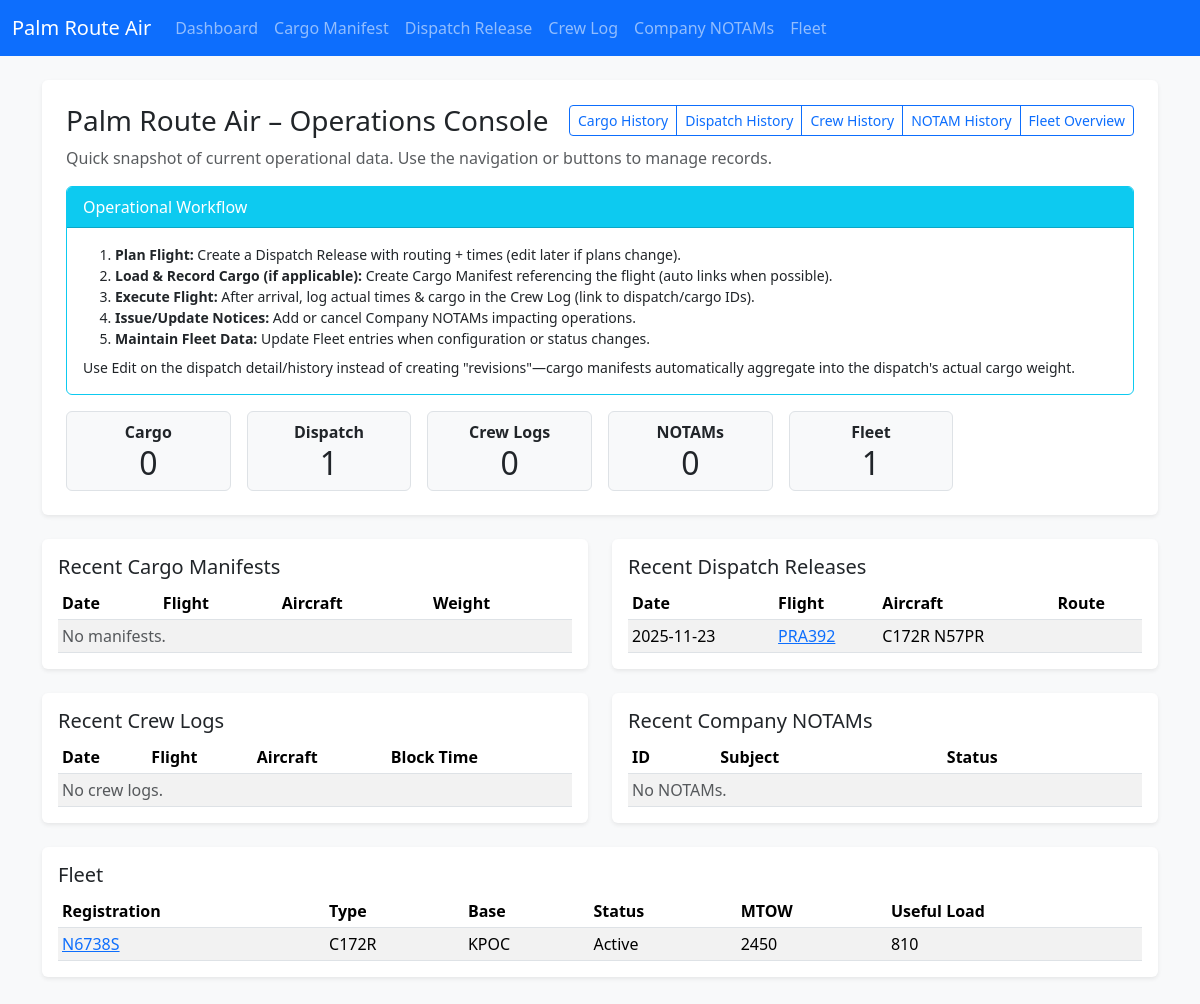
The page / on the database its author committed.
### app.py (models this page shows)
class DispatchRelease(db.Model):
    id = db.Column(db.Integer, primary_key=True)
    date = db.Column(db.String(20))
    flight_id = db.Column(db.String(20))
    aircraft = db.Column(db.String(50))
    departure = db.Column(db.String(10))
    destination = db.Column(db.String(10))
    offblocks = db.Column(db.String(10))
    arrival = db.Column(db.String(10))
    route = db.Column(db.Text)
    payload_planned = db.Column(db.String(20))  # Planned payload weight (lbs)
    fuel_planned = db.Column(db.String(20))     # Planned fuel (gal or lbs)
    cargo_plan = db.Column(db.Text)             # Summary of intended cargo items
    alt_airports = db.Column(db.Text)           # Alternate airports list
    weather_brief = db.Column(db.Text)          # Weather summary / risks
    special_notes = db.Column(db.Text)          # Special instructions / hazards
    actual_cargo_weight = db.Column(db.String(20))  # Aggregated from linked manifests
    cargo_manifests = db.relationship('CargoManifest', backref='dispatch_release', lazy='dynamic')

class FleetEntry(db.Model):
    id = db.Column(db.Integer, primary_key=True)
    aircraft_type = db.Column(db.String(50))
    registration = db.Column(db.String(20))
    base = db.Column(db.String(10))
    status = db.Column(db.String(20))
    max_takeoff_weight = db.Column(db.String(20))
    useful_load = db.Column(db.String(20))
    notes = db.Column(db.Text)

### app.py (the view)
@app.route('/')
def index():
    manifests = CargoManifest.query.order_by(CargoManifest.id.desc()).limit(5).all()
    releases = DispatchRelease.query.order_by(DispatchRelease.id.desc()).limit(5).all()
    logs = CrewLog.query.order_by(CrewLog.id.desc()).limit(5).all()
    notams = CompanyNotam.query.order_by(CompanyNotam.id.desc()).limit(5).all()
    fleet_entries = FleetEntry.query.order_by(FleetEntry.id.desc()).all()
    counts = {
        'cargo_manifests': CargoManifest.query.count(),
        'dispatch_releases': DispatchRelease.query.count(),
        'crew_logs': CrewLog.query.count(),
        'company_notams': CompanyNotam.query.count(),
        'fleet_entries': FleetEntry.query.count()
    }
    return render_template('index.html', manifests=manifests, releases=releases, logs=logs, notams=notams, fleet_entries=fleet_entries, counts=counts)

### templates/index.html
{% extends 'base.html' %}
{% block content %}
<div class="mb-4 p-4 bg-white rounded shadow-sm">
  <div class="d-flex justify-content-between align-items-center mb-2">
    <h1 class="h3 mb-0">Palm Route Air – Operations Console</h1>
    <div class="btn-group btn-group-sm" role="group">
      <a class="btn btn-outline-primary" href="{{ url_for('cargo_history') }}">Cargo History</a>
      <a class="btn btn-outline-primary" href="{{ url_for('dispatch_history') }}">Dispatch History</a>
      <a class="btn btn-outline-primary" href="{{ url_for('crew_history') }}">Crew History</a>
      <a class="btn btn-outline-primary" href="{{ url_for('notams_history') }}">NOTAM History</a>
      <a class="btn btn-outline-primary" href="{{ url_for('fleet_history') }}">Fleet Overview</a>
    </div>
  </div>
  <p class="text-muted mb-3">Quick snapshot of current operational data. Use the navigation or buttons to manage records.</p>
  {% include '_flow_help.html' %}
  <div class="row g-3">
    <div class="col-sm-6 col-md-4 col-lg-2">
      <div class="border rounded p-2 text-center bg-light">
        <div class="fw-bold">Cargo</div>
        <div class="display-6 fs-2">{{ counts.cargo_manifests }}</div>
      </div>
    </div>
    <div class="col-sm-6 col-md-4 col-lg-2">
      <div class="border rounded p-2 text-center bg-light">
        <div class="fw-bold">Dispatch</div>
        <div class="display-6 fs-2">{{ counts.dispatch_releases }}</div>
      </div>
    </div>
    <div class="col-sm-6 col-md-4 col-lg-2">
      <div class="border rounded p-2 text-center bg-light">
        <div class="fw-bold">Crew Logs</div>
        <div class="display-6 fs-2">{{ counts.crew_logs }}</div>
      </div>
    </div>
    <div class="col-sm-6 col-md-4 col-lg-2">
      <div class="border rounded p-2 text-center bg-light">
        <div class="fw-bold">NOTAMs</div>
        <div class="display-6 fs-2">{{ counts.company_notams }}</div>
      </div>
    </div>
    <div class="col-sm-6 col-md-4 col-lg-2">
      <div class="border rounded p-2 text-center bg-light">
        <div class="fw-bold">Fleet</div>
        <div class="display-6 fs-2">{{ counts.fleet_entries }}</div>
      </div>
    </div>
  </div>
</div>
<div class="row g-4">
  <div class="col-md-6">
    <div class="bg-white rounded shadow-sm p-3">
      <h2 class="h5">Recent Cargo Manifests</h2>
      <table class="table table-sm table-striped mb-0">
        <thead><tr><th>Date</th><th>Flight</th><th>Aircraft</th><th>Weight</th></tr></thead>
        <tbody>
        {% for m in manifests %}
          <tr>
            <td>{{ m.date }}</td>
            <td>{% if m.dispatch_release_id %}<a href="{{ url_for('dispatch_detail', id=m.dispatch_release_id) }}">{{ m.flight_id }}</a>{% else %}<a href="{{ url_for('cargo_detail', id=m.id) }}">{{ m.flight_id }}</a>{% endif %}</td>
            <td>{{ m.aircraft }}</td>
            <td>{{ m.total_weight }}</td>
          </tr>
        {% else %}
          <tr><td colspan="4" class="text-muted">No manifests.</td></tr>
        {% endfor %}
        </tbody>
      </table>
    </div>
  </div>
  <div class="col-md-6">
    <div class="bg-white rounded shadow-sm p-3">
      <h2 class="h5">Recent Dispatch Releases</h2>
      <table class="table table-sm table-striped mb-0">
        <thead><tr><th>Date</th><th>Flight</th><th>Aircraft</th><th>Route</th></tr></thead>
        <tbody>
        {% for d in releases %}
          <tr>
            <td>{{ d.date }}</td>
            <td><a href="{{ url_for('dispatch_detail', id=d.id) }}">{{ d.flight_id }}</a></td>
            <td>{{ d.aircraft }}</td>
            <td>{{ d.route[:20] }}{% if d.route|length > 20 %}…{% endif %}</td>
          </tr>
        {% else %}
          <tr><td colspan="4" class="text-muted">No releases.</td></tr>
        {% endfor %}
        </tbody>
      </table>
    </div>
  </div>
  <div class="col-md-6">
    <div class="bg-white rounded shadow-sm p-3">
      <h2 class="h5">Recent Crew Logs</h2>
      <table class="table table-sm table-striped mb-0">
        <thead><tr><th>Date</th><th>Flight</th><th>Aircraft</th><th>Block Time</th></tr></thead>
        <tbody>
        {% for c in logs %}
          <tr>
            <td>{{ c.date }}</td>
            <td>{% if c.dispatch_release_id %}<a href="{{ url_for('dispatch_detail', id=c.dispatch_release_id) }}">{{ c.flight_id }}</a>{% else %}<a href="{{ url_for('crew_detail', id=c.id) }}">{{ c.flight_id }}</a>{% endif %}</td>
            <td>{{ c.aircraft }}</td>
            <td>{{ c.block_time }}</td>
          </tr>
        {% else %}
          <tr><td colspan="4" class="text-muted">No crew logs.</td></tr>
        {% endfor %}
        </tbody>
      </table>
    </div>
  </div>
  <div class="col-md-6">
    <div class="bg-white rounded shadow-sm p-3">
      <h2 class="h5">Recent Company NOTAMs</h2>
      <table class="table table-sm table-striped mb-0">
        <thead><tr><th>ID</th><th>Subject</th><th>Status</th></tr></thead>
        <tbody>
        {% for n in notams %}
          <tr>
            <td>{{ n.notam_id }}</td>
            <td><a href="{{ url_for('notam_detail', id=n.id) }}">{{ n.subject }}</a></td>
            <td>{{ n.status }}</td>
          </tr>
        {% else %}
          <tr><td colspan="3" class="text-muted">No NOTAMs.</td></tr>
        {% endfor %}
        </tbody>
      </table>
    </div>
  </div>
  <div class="col-12">
    <div class="bg-white rounded shadow-sm p-3">
      <h2 class="h5">Fleet</h2>
      <table class="table table-sm table-striped mb-0">
        <thead><tr><th>Registration</th><th>Type</th><th>Base</th><th>Status</th><th>MTOW</th><th>Useful Load</th></tr></thead>
        <tbody>
        {% for f in fleet_entries %}
          <tr>
            <td><a href="{{ url_for('fleet_detail', id=f.id) }}">{{ f.registration }}</a></td>
            <td>{{ f.aircraft_type }}</td>
            <td>{{ f.base }}</td>
            <td>{{ f.status }}</td>
            <td>{{ f.max_takeoff_weight }}</td>
            <td>{{ f.useful_load }}</td>
          </tr>
        {% else %}
          <tr><td colspan="6" class="text-muted">No fleet entries.</td></tr>
        {% endfor %}
        </tbody>
      </table>
    </div>
  </div>
</div>
{% endblock %}

### rows shown on the page
DispatchRelease: date "2025-11-23", flight_id "PRA392", aircraft "C172R N57PR"
FleetEntry: registration "N6738S", aircraft_type "C172R", base "KPOC", status "Active", max_takeoff_weight "2450", useful_load "810"

### other values the page prints
{{ counts.cargo_manifests }} "0"
{{ counts.dispatch_releases }} "1"
{{ counts.crew_logs }} "0"
{{ counts.company_notams }} "0"
{{ counts.fleet_entries }} "1"
